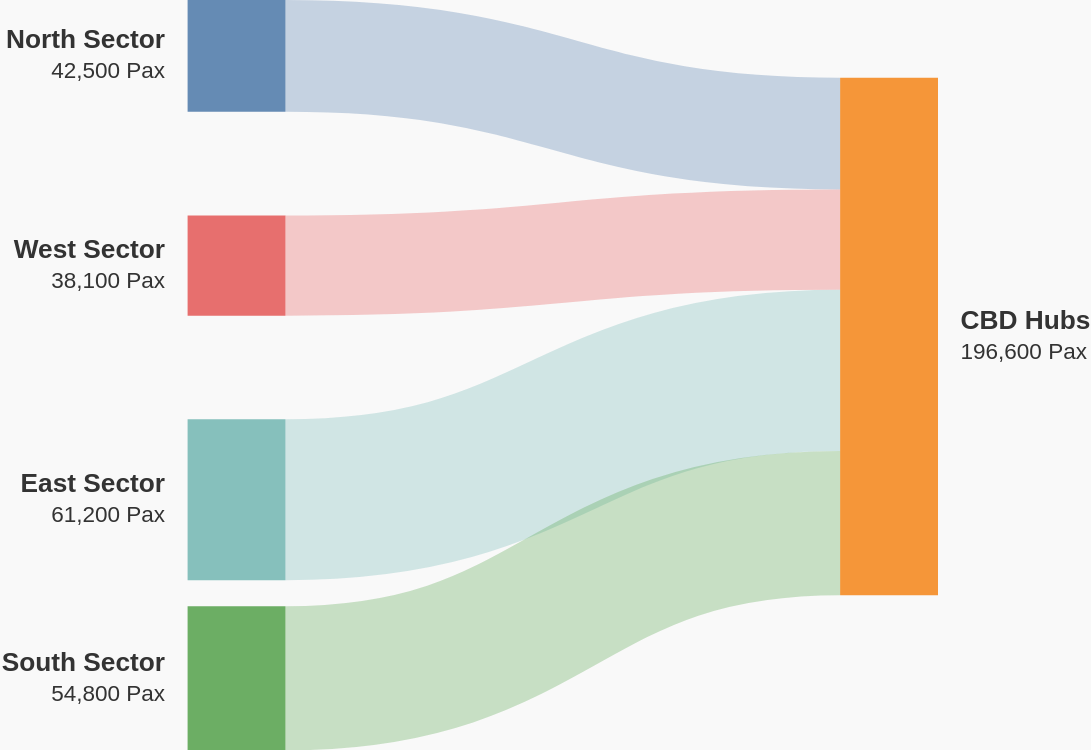

Vega-Lite specification stored for this chart:
### Vega specification from a JSON file in a GitHub repository (floating-point values rounded to 4 significant figures)
{"$schema": "https://vega.github.io/schema/vega/v5.json", "width": 400, "height": 400, "background": "#f9f9f9", "signals": [{"name": "standardGap", "value": 5, "description": "Gap as a percentage of full domain"}, {"name": "base", "value": "center", "description": "How to stack (center or zero)"}], "data": [{"name": "input", "values": [{"category": "North Sector", "stack": 1, "sort": 1, "labels": "left", "gap": 15}, {"category": "West Sector", "stack": 1, "sort": 2, "labels": "left", "gap": 15}, {"category": "East Sector", "stack": 1, "sort": 3, "labels": "left", "gap": 15}, {"category": "South Sector", "stack": 1, "sort": 4, "labels": "left", "gap": 0}, {"category": "CBD Hubs", "stack": 2, "sort": 1, "labels": "right", "gap": 0}, {"source": "North Sector", "destination": "CBD Hubs", "value": 42500}, {"source": "West Sector", "destination": "CBD Hubs", "value": 38100}, {"source": "East Sector", "destination": "CBD Hubs", "value": 61200}, {"source": "South Sector", "destination": "CBD Hubs", "value": 54800}]}, {"name": "stacks", "source": "input", "transform": [{"type": "filter", "expr": "datum.source != null"}, {"type": "formula", "as": "end", "expr": "['source','destination']"}, {"type": "formula", "as": "name", "expr": "[datum.source, datum.destination]"}, {"type": "project", "fields": ["end", "name", "value"]}, {"type": "flatten", "fields": ["end", "name"]}, {"type": "lookup", "from": "input", "key": "category", "values": ["stack", "sort", "gap", "labels"], "fields": ["name"], "as": ["stack", "sort", "gap", "labels"]}, {"type": "aggregate", "fields": ["value", "stack", "sort", "gap", "labels"], "groupby": ["end", "name"], "ops": ["sum", "max", "max", "max", "max"], "as": ["value", "stack", "sort", "gap", "labels"]}, {"type": "aggregate", "fields": ["value", "stack", "sort", "gap", "labels"], "groupby": ["name"], "ops": ["max", "max", "max", "max", "max"], "as": ["value", "stack", "sort", "gap", "labels"]}, {"type": "formula", "as": "gap", "expr": "datum.gap ? datum.gap : 0"}]}, {"name": "maxValue", "source": ["stacks"], "transform": [{"type": "aggregate", "fields": ["value"], "groupby": ["stack"], "ops": ["sum"], "as": ["value"]}, {"type": "aggregate", "fields": ["value"], "ops": ["max"], "as": ["value"]}]}, {"name": "plottedStacks", "source": ["stacks"], "transform": [{"type": "formula", "as": "spacer", "expr": "(data('maxValue')[0].value/100)*(standardGap+datum.gap)"}, {"type": "formula", "as": "type", "expr": "['data','spacer']"}, {"type": "formula", "as": "spacedValue", "expr": "[datum.value, datum.spacer]"}, {"type": "flatten", "fields": ["type", "spacedValue"]}, {"type": "stack", "groupby": ["stack"], "sort": {"field": "sort", "order": "descending"}, "field": "spacedValue", "offset": {"signal": "base"}}, {"type": "formula", "expr": "((datum.value)/2)+datum.y0", "as": "yc"}]}, {"name": "finalTable", "source": ["plottedStacks"], "transform": [{"type": "filter", "expr": "datum.type == 'data'"}]}, {"name": "linkTable", "source": ["input"], "transform": [{"type": "filter", "expr": "datum.source != null"}, {"type": "lookup", "from": "finalTable", "key": "name", "values": ["y0", "y1", "stack", "sort"], "fields": ["source"], "as": ["sourceStacky0", "sourceStacky1", "sourceStack", "sourceSort"]}, {"type": "lookup", "from": "finalTable", "key": "name", "values": ["y0", "y1", "stack", "sort"], "fields": ["destination"], "as": ["destinationStacky0", "destinationStacky1", "destinationStack", "destinationSort"]}, {"type": "stack", "groupby": ["source"], "sort": {"field": "destinationSort", "order": "descending"}, "field": "value", "offset": "zero", "as": ["syi0", "syi1"]}, {"type": "formula", "expr": "datum.syi0+datum.sourceStacky0", "as": "sy0"}, {"type": "formula", "expr": "datum.sy0+datum.value", "as": "sy1"}, {"type": "stack", "groupby": ["destination"], "sort": {"field": "sourceSort", "order": "descending"}, "field": "value", "offset": "zero", "as": ["dyi0", "dyi1"]}, {"type": "formula", "expr": "datum.dyi0+datum.destinationStacky0", "as": "dy0"}, {"type": "formula", "expr": "datum.dy0+datum.value", "as": "dy1"}, {"type": "formula", "expr": "((datum.value)/2)+datum.sy0", "as": "syc"}, {"type": "formula", "expr": "((datum.value)/2)+datum.dy0", "as": "dyc"}, {"type": "linkpath", "orient": "horizontal", "shape": "diagonal", "sourceY": {"expr": "scale('y', datum.syc)"}, "sourceX": {"expr": "scale('x', toNumber(datum.sourceStack)) + bandwidth('x')"}, "targetY": {"expr": "scale('y', datum.dyc)"}, "targetX": {"expr": "scale('x', datum.destinationStack)"}}, {"type": "formula", "expr": "range('y')[0]-scale('y', datum.value)", "as": "strokeWidth"}]}], "scales": [{"name": "x", "type": "band", "range": "width", "domain": {"data": "finalTable", "field": "stack"}, "paddingInner": 0.85}, {"name": "y", "type": "linear", "range": "height", "domain": {"data": "finalTable", "field": "y1"}, "reverse": false}, {"name": "color", "type": "ordinal", "range": {"scheme": "tableau10"}, "domain": {"data": "stacks", "field": "name"}}], "marks": [{"type": "rect", "from": {"data": "finalTable"}, "encode": {"update": {"x": {"scale": "x", "field": "stack"}, "width": {"scale": "x", "band": 1}, "y": {"scale": "y", "field": "y0"}, "y2": {"scale": "y", "field": "y1"}, "fill": {"scale": "color", "field": "name"}, "fillOpacity": {"value": 0.85}, "strokeWidth": {"value": 0}, "stroke": {"scale": "color", "field": "name"}}, "hover": {"tooltip": {"signal": "{'Region': datum.name, 'AM Peak Commuters': format(datum.value, ',')}"}, "fillOpacity": {"value": 1}}}}, {"type": "path", "name": "links", "from": {"data": "linkTable"}, "clip": true, "encode": {"update": {"strokeWidth": {"field": "strokeWidth"}, "path": {"field": "path"}, "strokeOpacity": {"signal": "0.3"}, "stroke": {"field": "source", "scale": "color"}}, "hover": {"strokeOpacity": {"value": 0.7}, "tooltip": {"signal": "{'Origin': datum.source, 'Destination': datum.destination, 'Volume': format(datum.value, ',')}"}}}}, {"type": "group", "name": "labelText", "zindex": 1, "from": {"facet": {"data": "finalTable", "name": "labelFacet", "groupby": ["name", "stack", "yc", "value", "labels"]}}, "clip": false, "encode": {"update": {"strokeWidth": {"value": 1}, "stroke": {"value": "red"}, "x": {"signal": "datum.labels=='left' ? scale('x', datum.stack) - 12 : scale('x', datum.stack) + bandwidth('x') + 12"}, "yc": {"scale": "y", "signal": "datum.yc"}, "width": {"signal": "0"}, "height": {"signal": "0"}, "fillOpacity": {"signal": "0.1"}}}, "marks": [{"type": "text", "name": "heading", "from": {"data": "labelFacet"}, "encode": {"update": {"x": {"value": 0}, "y": {"value": -4}, "text": {"field": "name"}, "align": {"signal": "datum.labels=='left' ? 'right' : 'left'"}, "fontWeight": {"value": "bold"}, "fontSize": {"value": 14}}}}, {"type": "text", "name": "amount", "from": {"data": "labelFacet"}, "encode": {"update": {"x": {"value": 0}, "y": {"value": 12}, "text": {"signal": "format(datum.value, ',') + ' Pax'"}, "align": {"signal": "datum.labels=='left' ? 'right' : 'left'"}, "fontSize": {"value": 12}}}}]}], "config": {"view": {"stroke": "transparent"}, "text": {"fontSize": 13, "fill": "#333333", "font": "sans-serif"}}}
